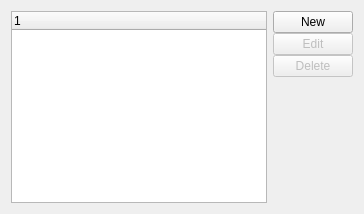
     <widget class="QWidget" name="_tabUOM">
      <attribute name="title">
       <string>Conversions</string>
      </attribute>
      <layout class="QGridLayout">
       <item row="0" column="0">
        <widget class="XTreeWidget" name="_uomconv">
         <property name="focusPolicy">
          <enum>Qt::ClickFocus</enum>
         </property>
         <property name="rootIsDecorated">
          <bool>true</bool>
         </property>
        </widget>
       </item>
       <item row="0" column="1">
        <layout class="QVBoxLayout">
         <property name="spacing">
          <number>0</number>
         </property>
         <item>
          <widget class="QPushButton" name="_newUOM">
           <property name="text">
            <string>New</string>
           </property>
          </widget>
         </item>
         <item>
          <widget class="QPushButton" name="_editUOM">
           <property name="enabled">
            <bool>false</bool>
           </property>
           <property name="text">
            <string>Edit</string>
           </property>
          </widget>
         </item>
         <item>
          <widget class="QPushButton" name="_deleteUOM">
           <property name="enabled">
            <bool>false</bool>
           </property>
           <property name="text">
            <string>Delete</string>
           </property>
          </widget>
         </item>
         <item>
          <spacer>
           <property name="orientation">
            <enum>Qt::Vertical</enum>
           </property>
           <property name="sizeHint" stdset="0">
            <size>
             <width>20</width>
             <height>40</height>
            </size>
           </property>
          </spacer>
         </item>
        </layout>
       </item>
      </layout>
     </widget>
